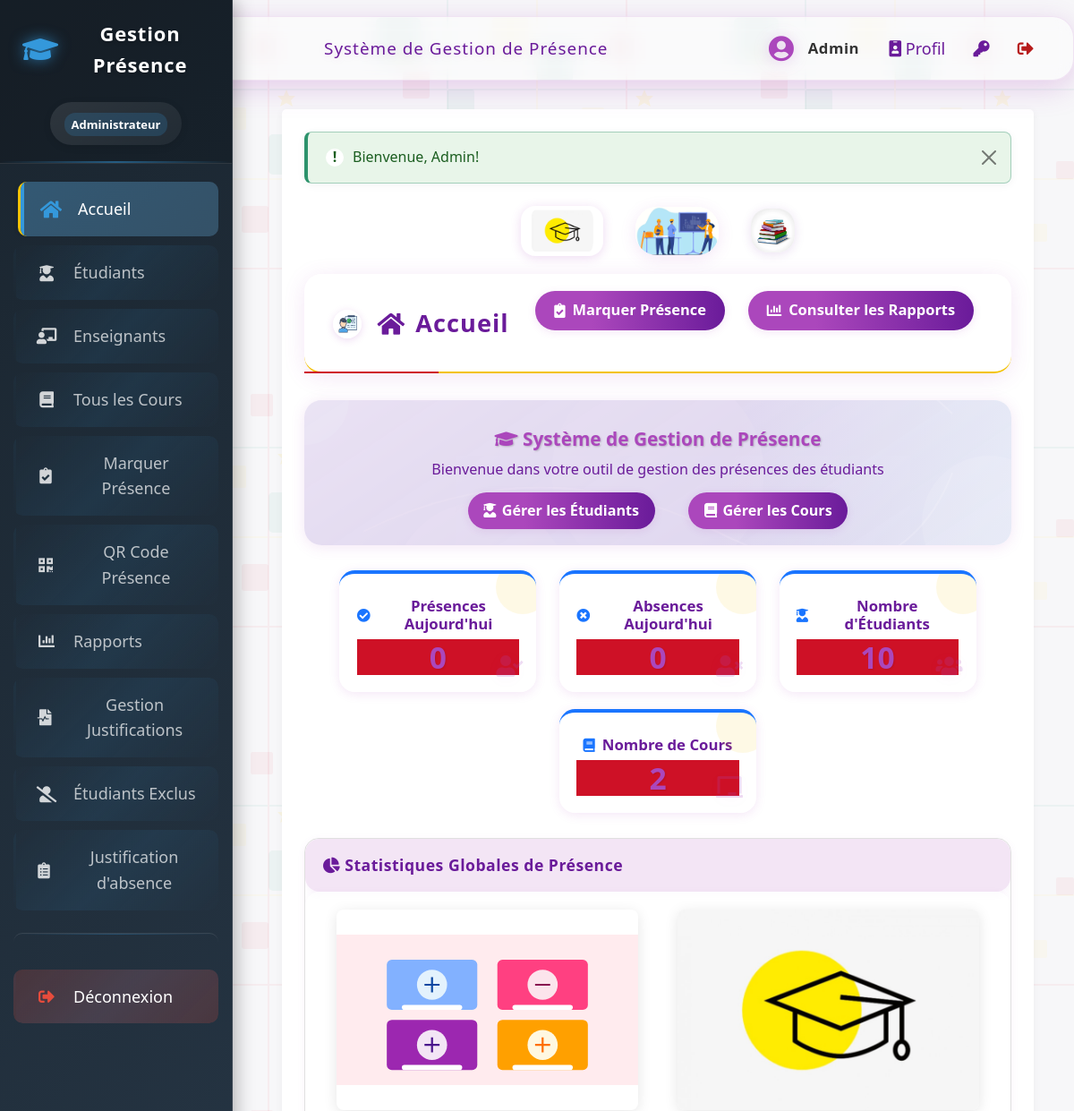
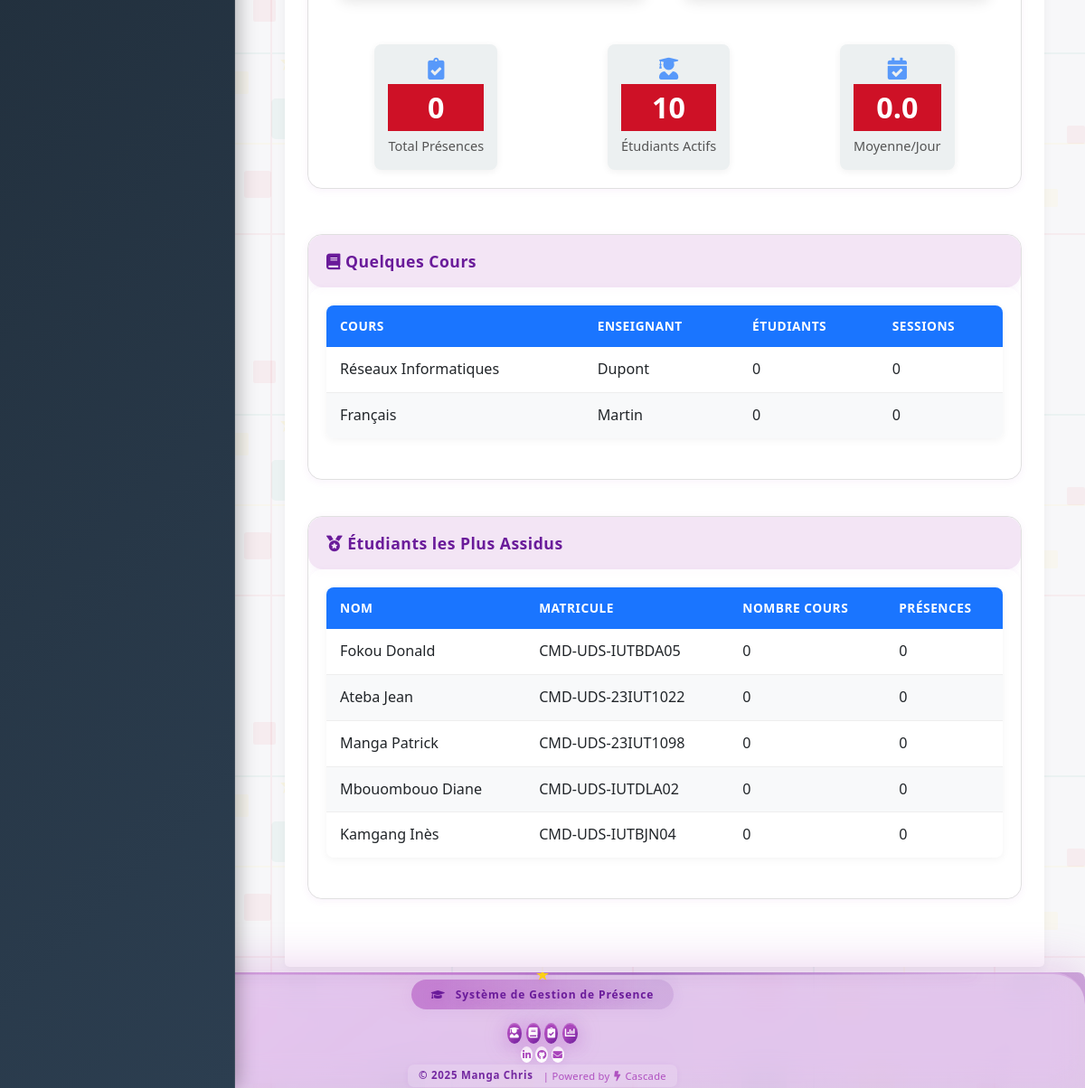
The app's page /accueil.php (signed in) with its own data (2 pictures, top to bottom).
### tables this page shows
CREATE TABLE `cours` (
  `id` int(11) NOT NULL AUTO_INCREMENT,
  `code` varchar(20) NOT NULL,
  `nom` varchar(150) NOT NULL,
  `enseignant_id` int(11) DEFAULT NULL,
  `description` text,
  PRIMARY KEY (`id`),
  UNIQUE KEY `code` (`code`),
  KEY `enseignant_id` (`enseignant_id`),
  CONSTRAINT `cours_ibfk_1` FOREIGN KEY (`enseignant_id`) REFERENCES `utilisateurs` (`id`)
);

CREATE TABLE `utilisateurs` (
  `id` int(11) NOT NULL AUTO_INCREMENT,
  `nom` varchar(100) NOT NULL,
  `prenom` varchar(100) NOT NULL,
  `email` varchar(150) NOT NULL,
  `mot_de_passe` varchar(255) NOT NULL,
  `role` enum('admin','enseignant') DEFAULT 'enseignant',
  `date_creation` timestamp NULL DEFAULT CURRENT_TIMESTAMP,
  `derniere_connexion` timestamp NULL DEFAULT NULL,
  PRIMARY KEY (`id`),
  UNIQUE KEY `email` (`email`)
);

CREATE TABLE `etudiants` (
  `id` int(11) NOT NULL AUTO_INCREMENT,
  `matricule` varchar(20) NOT NULL,
  `nom` varchar(100) NOT NULL,
  `prenom` varchar(100) NOT NULL,
  `email` varchar(150) NOT NULL,
  `date_inscription` timestamp NULL DEFAULT CURRENT_TIMESTAMP,
  PRIMARY KEY (`id`),
  UNIQUE KEY `matricule` (`matricule`),
  UNIQUE KEY `email` (`email`)
);

### config/database.php (called while the page is built, shortened)
<?php
$db_type = null;
$pdo = null;
$mysqli = null;
if (getenv('REPL_ID') || getenv('REPL_SLUG') || getenv('PGHOST')) {
    $db_type = 'postgresql';
    $host = getenv('PGHOST');
    $dbname = getenv('PGDATABASE');
    $user = getenv('PGUSER');
    $password = getenv('PGPASSWORD');
    $port = getenv('PGPORT');
    $dsn = "pgsql:host=$host;port=$port;dbname=$dbname;user=$user;password=$password";
    try {
        $pdo = new PDO($dsn);
        $pdo->setAttribute(PDO::ATTR_ERRMODE, PDO::ERRMODE_EXCEPTION);
        $pdo->setAttribute(PDO::ATTR_DEFAULT_FETCH_MODE, PDO::FETCH_ASSOC);
    } catch (PDOException $e) {
        die("Erreur de connexion à la base de données PostgreSQL: " . $e->getMessage());
    }
} else {
    $db_type = 'mysql';
    $host = 'localhost';
    $dbname = 'attendance_system';
    $user = 'root';
    $password = '';
    $port = 3306;
    $mysqli = new mysqli($host, $user, $password, $dbname, $port);
    $mysqli->set_charset("utf8mb4");
}
function db_query($sql, $params = []) {
    global $db_type, $pdo, $mysqli;
    if ($db_type === 'postgresql') {
        try {
            $stmt = $pdo->prepare($sql);
            $stmt->execute($params);
            return $stmt->fetchAll();
        } catch (PDOException $e) {
            error_log("Erreur SQL (PostgreSQL): " . $e->getMessage());
            return false;
        }
    } else {
        try {
            $stmt = $mysqli->prepare($sql);
            if (!empty($params)) {
                $types = '';
                foreach ($params as $param) {
                    if (is_int($param)) {
                        $types .= 'i';
                    } elseif (is_float($param)) {
                        $types .= 'd';
                    } elseif (is_string($param)) {
                        $types .= 's';
                    } else {
                        $types .= 'b';
                    }
                }
                $stmt->bind_param($types, ...$params);
            }
            $stmt->execute();
            $result = $stmt->get_result();
            $rows = [];
            while ($row = $result->fetch_assoc()) {
                $rows[] = $row;
            }
            return $rows;
        } catch (Exception $e) {
            error_log("Erreur SQL (MySQL): " . $e->getMessage());
            return false;
        }
    }
}
?>

### accueil.php (the view, shortened to what this page needs)
<?php
require_once 'includes/auth.php';
require_once 'config/database.php';
$stats = stats_presence_globales();
$stats_query = db_query("
    SELECT
        COUNT(*) as total_presences,
        COALESCE(SUM(CASE WHEN statut = 'present' THEN 1 ELSE 0 END) * 100.0 / COUNT(*), 0) as taux_presence_global,
        COUNT(*) * 1.0 / COUNT(DISTINCT date_presence) as moyenne_presences_jour
    FROM presences
");
    if (!empty($stats_query)) {
    $stats['total_presences'] = $stats_query[0]['total_presences'];
    $stats['taux_presence_global'] = round($stats_query[0]['taux_presence_global']);
    $stats['moyenne_presences_jour'] = $stats_query[0]['moyenne_presences_jour'];
} else {
    $stats['total_presences'] = 0;
    $stats['taux_presence_global'] = 0;
    $stats['moyenne_presences_jour'] = 0;
}
include 'includes/header.php';
?>
<link rel="stylesheet" href="assets/css/accueil-modern.css?v=<?= time() ?>">
<div class="accueil-hero">
    <img src="assets/images/3.jpg" alt="Cameroun" class="hero-logo">
    <img src="assets/images/decoratives/le-chef-ingenieur-role-et-competences.png" alt="Étudiant studieux" class="hero-student-img">
    <img src="assets/images/livres-stack-realistic_1284-4735.png" alt="Pile de livres" class="hero-books-img">
</div>
<div class="dashboard-header modern-header">
    <h1><img src="assets/images/decoratives/etudiant.jpg" alt="Accueil Université" class="accueil-title-img"> <i class="fas fa-home"></i> Accueil</h1>
    <div class="actions">
        <a href="presence.php" class="btn btn-primary modern-btn"><i class="fas fa-clipboard-check"></i> Marquer Présence</a>
        <a href="rapports.php" class="btn modern-btn"><i class="fas fa-chart-bar"></i> Consulter les Rapports</a>
    </div>
</div>
<div class="banner banner-img-bg">
    <img src="assets/images/login-background.svg" alt="Fond Université" class="banner-bg-img">
    <h2><i class="fas fa-graduation-cap"></i> Système de Gestion de Présence</h2>
    <p>Bienvenue dans votre outil de gestion des présences des étudiants</p>
    <div class="banner-links">
        <a href="etudiants.php"><i class="fas fa-user-graduate"></i> Gérer les Étudiants</a>
        <a href="cours.php"><i class="fas fa-book"></i> Gérer les Cours</a>
    </div>
</div>
<div class="stats-row">
    <div class="stat-card">
        <h3><i class="fas fa-check-circle"></i> Présences Aujourd'hui</h3>
        <div class="stat-value"><?php echo $stats['present_auj']; ?></div>
        <div class="stat-icon"><i class="fas fa-user-check"></i></div>
    </div>
    <div class="stat-card">
        <h3><i class="fas fa-times-circle"></i> Absences Aujourd'hui</h3>
        <div class="stat-value"><?php echo $stats['absent_auj']; ?></div>
        <div class="stat-icon"><i class="fas fa-user-times"></i></div>
    </div>
    <div class="stat-card">
        <h3><i class="fas fa-user-graduate"></i> Nombre d'Étudiants</h3>
        <div class="stat-value"><?php echo $stats['total_etudiants']; ?></div>
        <div class="stat-icon"><i class="fas fa-users"></i></div>
    </div>
    <div class="stat-card">
        <h3><i class="fas fa-book"></i> Nombre de Cours</h3>
        <div class="stat-value"><?php echo $stats['total_cours']; ?></div>
        <div class="stat-icon"><i class="fas fa-chalkboard"></i></div>
    </div>
</div>
<div class="row">
    <div class="col" style="width: 100%;">
        <div class="card">
            <div class="card-header"><i class="fas fa-chart-pie"></i> Statistiques Globales de Présence</div>
            <div class="card-body">
                <div style="display: flex; justify-content: space-around; flex-wrap: wrap; gap: 15px; margin-bottom: 20px;">
                    <img src="assets/images/dashboard.svg" alt="Statistiques de présence" class="decorative-image" style="max-width: 45%;">
                    <img src="assets/images/3.jpg" alt="Carte du Cameroun" class="decorative-image" style="max-width: 45%;">
                </div>
                <div class="stats-summary">
                    <div class="stat-box">
                        <i class="fas fa-clipboard-check stat-box-icon"></i>
                        <div class="stat-number"><?= $stats['total_presences'] ?></div>
                        <div class="stat-label">Total Présences</div>
                    </div>
                    <div class="stat-box">
                        <i class="fas fa-user-graduate stat-box-icon"></i>
                        <div class="stat-number"><?= $stats['total_etudiants'] ?></div>
                        <div class="stat-label">Étudiants Actifs</div>
                    </div>
                    <div class="stat-box">
                        <i class="fas fa-calendar-check stat-box-icon"></i>
                        <div class="stat-number"><?= number_format($stats['moyenne_presences_jour'], 1) ?></div>
                        <div class="stat-label">Moyenne/Jour</div>
                    </div>
                </div>
            </div>
        </div>
    </div>
</div>
<div class="row">
    <div class="col" style="width: 50%;">
        <div class="card">
            <div class="card-header"><i class="fas fa-book"></i> Quelques Cours</div>
            <div class="card-body">
                <table>
                    <thead>
                        <tr>
                            <th>Cours</th>
                            <th>Enseignant</th>
                            <th>Étudiants</th>
                            <th>Sessions</th>
                        </tr>
                    </thead>
                    <tbody>
                        <?php
                        $cours_populaires = db_query("
                            SELECT c.id, c.nom, u.nom as enseignant_nom,
                            COUNT(DISTINCT i.etudiant_id) as nb_etudiants,
                            COUNT(DISTINCT p.date_presence) as nb_sessions
                            FROM cours c
                            LEFT JOIN utilisateurs u ON c.enseignant_id = u.id
                            LEFT JOIN inscriptions i ON c.id = i.cours_id
                            LEFT JOIN presences p ON c.id = p.cours_id
                            GROUP BY c.id, c.nom, u.nom
                            ORDER BY nb_etudiants DESC, nb_sessions DESC
                            LIMIT 5
                        ");
                        if (empty($cours_populaires)) {
                            echo '<tr><td colspan="4" class="text-center">Aucun cours disponible.</td></tr>';
                        } else {
                            foreach ($cours_populaires as $cours) {
                                echo '<tr>
                                    <td>' . htmlspecialchars($cours['nom']) . '</td>
                                    <td>' . htmlspecialchars($cours['enseignant_nom']) . '</td>
                                    <td>' . $cours['nb_etudiants'] . '</td>
                                    <td>' . $cours['nb_sessions'] . '</td>
                                </tr>';
                            }
                        }
                        ?>
                    </tbody>
                </table>
            </div>
        </div>
    </div>
    <div class="col" style="width: 50%;">
        <div class="card">
            <div class="card-header"><i class="fas fa-medal"></i> Étudiants les Plus Assidus</div>
            <div class="card-body">
                <table>
                    <thead>
                        <tr>
                            <th>Nom</th>
                            <th>Matricule</th>
                            <th>Nombre Cours</th>
                            <th>Présences</th>
                        </tr>
                    </thead>
                    <tbody>
                        <?php
                        $etudiants_assidus = db_query("
                            SELECT e.id, e.nom, e.prenom, e.matricule,
                            COUNT(DISTINCT i.cours_id) as nb_cours,
                            SUM(CASE WHEN p.statut = 'present' THEN 1 ELSE 0 END) as nb_presences
                            FROM etudiants e
                            LEFT JOIN inscriptions i ON e.id = i.etudiant_id
                            LEFT JOIN presences p ON e.id = p.etudiant_id
                            GROUP BY e.id, e.nom, e.prenom, e.matricule
                            ORDER BY nb_presences DESC, nb_cours DESC
                            LIMIT 5
                        ");
                        if (empty($etudiants_assidus)) {
                            echo '<tr><td colspan="4" class="text-center">Aucun étudiant disponible.</td></tr>';
                        } else {
                            foreach ($etudiants_assidus as $etudiant) {
                                echo '<tr>
                                    <td>' . htmlspecialchars($etudiant['nom'] . ' ' . $etudiant['prenom']) . '</td>
                                    <td>' . htmlspecialchars($etudiant['matricule']) . '</td>
                                    <td>' . $etudiant['nb_cours'] . '</td>
                                    <td>' . ($etudiant['nb_presences'] ? $etudiant['nb_presences'] : '0') . '</td>
                                </tr>';
                            }
                        }
                        ?>
                    </tbody>
                </table>
            </div>
        </div>
    </div>
</div>
<?php
include 'includes/footer.php';
?>

### records on screen
cours: nom "Réseaux Informatiques", enseignant.nom "Dupont", nb_etudiants "0", nb_sessions "0"
cours: nom "Français", enseignant.nom "Martin", nb_etudiants "0", nb_sessions "0"
etudiants: nom+prenom "Fokou Donald", matricule "CMD-UDS-IUTBDA05", nb_cours "0"
etudiants: nom+prenom "Ateba Jean", matricule "CMD-UDS-23IUT1022", nb_cours "0"
etudiants: nom+prenom "Manga Patrick", matricule "CMD-UDS-23IUT1098", nb_cours "0"
etudiants: nom+prenom "Mbouombouo Diane", matricule "CMD-UDS-IUTDLA02", nb_cours "0"
etudiants: nom+prenom "Kamgang Inès", matricule "CMD-UDS-IUTBJN04", nb_cours "0"

### other values on screen
$_SESSION['user_nom'] "Admin"
$_SESSION['alerte']['message'] "Bienvenue, Admin!"
$stats['present_auj'] "0"
$stats['absent_auj'] "0"
$stats['total_etudiants'] "10"
$stats['total_cours'] "2"
$stats['total_presences'] "0"
$stats['moyenne_presences_jour'] "0.0"
